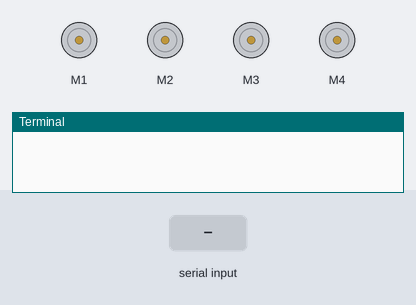
A program run on a simulated Raspberry Pi (BCM pin numbers). Shown: 4 × DC motor (green arrow = forward, orange = backward, longer = faster), the last lines printed to the terminal. The inputs (shaded band) are chosen by the test bench. Random numbers come from a fixed seed.

Above: at 1.2 s.
1.3 s: "0\n" received over the second serial link
At 5.5 s:
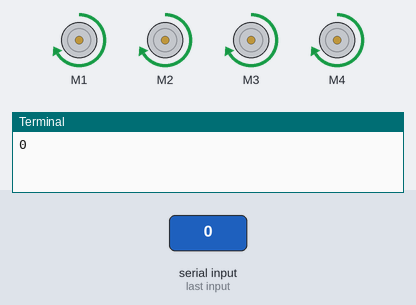
5.8 s: "5\n" received over the second serial link
At 8.6 s:
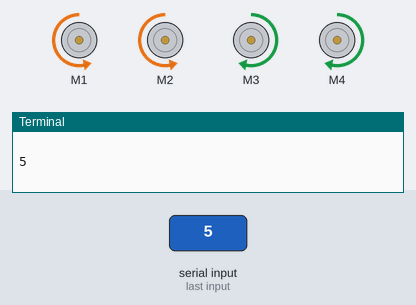
Timing chart, 0 to 10.4 s (numbered marks = the images above; inputs shaded):
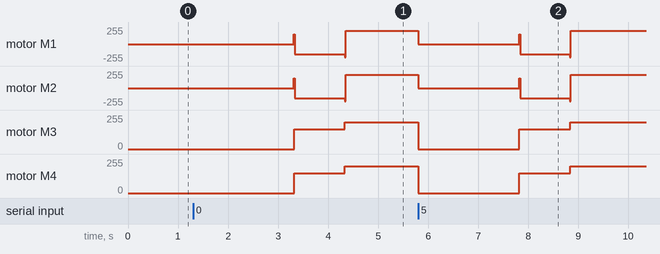

Measured:
- after the input at 1.3 s, motor M1, motor M2: stopped → backward 150/255 after 2.0 s, → forward 200/255 1.0 s later; motor M3, motor M4: stopped → forward 150/255 after 2.0 s, → forward 200/255 1.0 s later
- after the input at 5.8 s, motor M1, motor M2: forward 200/255 → stopped at once, → backward 150/255 2.0 s later, → forward 200/255 1.0 s later; motor M3, motor M4: forward 200/255 → stopped at once, → forward 150/255 2.0 s later, → forward 200/255 1.0 s later

The program:

pi_roamer_01.py
```python
import serial
import time
import random

from Adafruit_MotorHAT import Adafruit_MotorHAT as amhat
from Adafruit_MotorHAT import Adafruit_DCMotor as adamo

# create motor objects
motHAT = amhat(addr=0x60)
mot1 = motHAT.getMotor(1)
mot2 = motHAT.getMotor(2)
mot3 = motHAT.getMotor(3)
mot4 = motHAT.getMotor(4)

# open serial port
ser = serial.Serial('/dev/ttyACM0', 115200)

# create variables
# sensors
distMid = 0.0
distLeft = 0.0
distRight = 0.0

# motor multipliers
m1Mult = 1.0
m2Mult = 1.0
m3Mult = 1.0
m4Mult = 1.0

# distance threshold
distThresh = 12.0
distCutOff = 30.0

# speeds
speedDef = 200
leftSpeed = speedDef
rightSpeed = speedDef
speedMod = 20
turnTime = 1.0
defTime = 0.01
driveTime = defTime

def driveMotors(leftChnl = speedDef, rightChnl = speedDef,
                duration = defTime):
    # determine the speed of each motor by multiplying
    # the channel by the motors multiplier
    m1Speed = leftChnl * m1Mult
    m2Speed = leftChnl * m2Mult
    m3Speed = rightChnl * m3Mult
    m4Speed = rightChnl * m4Mult

    # set each motor speed. Since the speed can be a
    # negative number, we take the absolute value
    mot1.setSpeed(abs(int(m1Speed)))
    mot2.setSpeed(abs(int(m2Speed)))
    mot3.setSpeed(abs(int(m3Speed)))
    mot4.setSpeed(abs(int(m4Speed)))

    # run the motors. if the channel is negative, run
    # reverse. else run forward
    if(leftChnl < 0):
        mot1.run(amhat.BACKWARD)
        mot2.run(amhat.BACKWARD)
    else:
        mot1.run(amhat.FORWARD)
        mot2.run(amhat.FORWARD)

    if (rightChnl > 0):
        mot3.run(amhat.BACKWARD)
        mot4.run(amhat.BACKWARD)
    else:
        mot3.run(amhat.FORWARD)
        mot4.run(amhat.FORWARD)

    # wait for duration
    time.sleep(duration)

try:
    while 1:
        # read the serial port
        val = ser.readline().decode('utf=8')
        print val

        # parse the serial string
        parsed = val.split(',')
        parsed = [x.rstrip() for x in parsed]

        if(len(parsed)>2):
            distMid = float(parsed[0] + str(0))
            distLeft = float(parsed[1] + str(0))
            distRight = float(parsed[2] + str(0))

        # apply cutoff distance
        if(distMid > distCutOff):
            distMid = distCutOff
        if(distLeft > distCutOff):
            distLeft = distCutOff
        if(distRight > distCutOff):
            distRight = distCutOff

        # reset driveTime
        driveTime = defTime

        # if obstacle to left, steer right by increasing
        # leftSpeed and running rightSpeed negative defSpeed
        # if obstacle to right, steer to left by increasing
        # rightSpeed and running leftSpeed negative
        if(distLeft <= distThresh):
            leftSpeed = speedDef
            rightSpeed = -speedDef
        elif (distRight <= distThresh):
            leftSpeed = -speedDef
            rightSpeed = speedDef
        else:
            leftSpeed = speedDef
            rightSpeed = speedDef

        # if obstacle dead ahead, stop then turn toward most
        # open direction. if both directions open, turn random
        if(distMid <= distThresh):
            # stop
            leftSpeed = 0
            rightSpeed = 0
            driveMotors(leftSpeed, rightSpeed, 1)
            time.sleep(1)
            leftSpeed = -150
            rightSpeed = -150
            driveMotors(leftSpeed, rightSpeed, 1)
            # determine preferred direction. if distLeft >
            # distRight, turn left. if distRight > distLeft,
            # turn right. if equal, turn random
            dirPref = distRight - distLeft
            if(dirPref == 0):
                dirPref = random.random()
            if(dirPref < 0):
                leftSpeed = -speedDef
                rightSpeed = speedDef
            elif(dirPref > 0):
                leftSpeed = speedDef
                rightSpeed = -speedDef
            driveTime = turnTime

        # drive the motors
        driveMotors(leftSpeed, rightSpeed, driveTime)

        ser.flushInput()

except KeyboardInterrupt:
    mot1.run(amhat.RELEASE)
    mot2.run(amhat.RELEASE)
    mot3.run(amhat.RELEASE)
    mot4.run(amhat.RELEASE)
```
